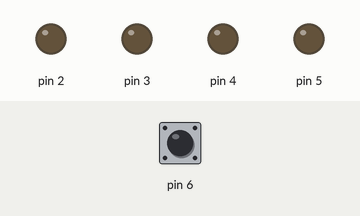
Recording of a sketch running on a simulated Arduino Uno, built with avr-gcc and run on an emulated ATmega328P. Parts: output pins drawn as LEDs (lit = HIGH). The inputs (shaded band) are chosen by the test bench; at power-on: pin 6 HIGH. Random numbers use the default seed unless the sketch sets one.

Above: at 1.2 s.
1.3 s: pin 6 pulled LOW for 0.15 s
At 4.1 s:
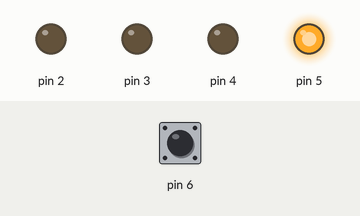
4.3 s: pin 6 pulled LOW for 1 s
At 8.0 s:
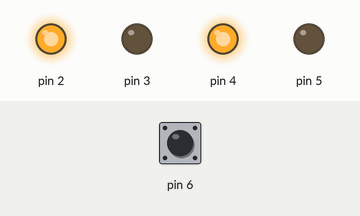
8.3 s: pin 6 pulled LOW for 3.2 s
At 8.75 s:
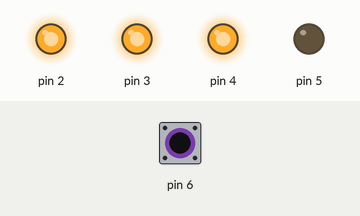
Timing chart, 0 to 11.8 s (numbered marks = the images above; inputs shaded):
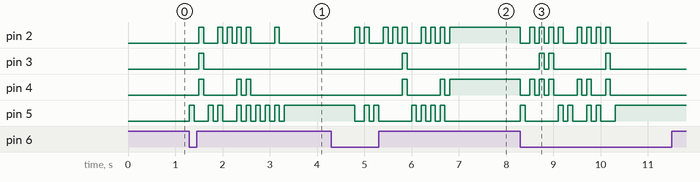

The sketch:

PracticeProblem1.ino
```cpp
void setup() {
  for(int i=2;i<=5;i++)pinMode(i,OUTPUT);
  pinMode(6,INPUT_PULLUP);
  randomSeed(analogRead(0));
}
int generateRandomNumber(){
  return random(1,1000);
  }
void lightLed(int number){
    switch(number){
      case 1:
        digitalWrite(5,HIGH);
        break;
      case 2:
        digitalWrite(2,HIGH);
        break;
      case 3:
        digitalWrite(2,HIGH);
        digitalWrite(5,HIGH);
        break;
      case 4:
        digitalWrite(2,HIGH);
        digitalWrite(4,HIGH);
        break;
      case 5:
        digitalWrite(2,HIGH);
        digitalWrite(4,HIGH);
        digitalWrite(5,HIGH);
        break;
      case 6:
        for(int i=2;i<=4;i++)digitalWrite(i,HIGH);
        break;
      }
  }
void offLed(){
  for(int i=2;i<=5;i++)digitalWrite(i,LOW);
  }
void loop() {
  if(!digitalRead(6)){
    offLed();
    for(int i=0;i<10;i++){
      lightLed((generateRandomNumber()%6)+1);
      _delay_ms(100);
      offLed();
      _delay_ms(100);
      }
      lightLed((generateRandomNumber()%6)+1);
      _delay_ms(1500);
    }
}
```

Measured:
- after the input at 1.3 s, pin 2: goes HIGH 0.10 s, LOW 0.30 s, 3 × (HIGH 0.10 s, LOW 0.10 s), HIGH 0.10 s, LOW 0.50 s, HIGH 0.10 s, then LOW, starting after 0.20 s; pin 3: LOW → HIGH after 0.20 s, → LOW 0.10 s later
- after the input at 4.3 s, pin 2: LOW → HIGH after 0.50 s, → LOW 0.10 s later, → HIGH 0.10 s later, → LOW 0.10 s later, … (17 changes in this stretch); pin 3: LOW → HIGH after 1.5 s, → LOW 0.10 s later
- after the input at 8.3 s, pin 2: goes LOW 0.20 s, 3 × (HIGH 0.10 s, LOW 0.10 s), HIGH 0.10 s, LOW 0.30 s, 3 × (HIGH 0.10 s, LOW 0.10 s), HIGH 0.10 s, then LOW, starting at once; pin 3: goes HIGH 0.10 s, LOW 0.10 s, HIGH 0.10 s, LOW 1.1 s, HIGH 0.10 s, then LOW, starting after 0.40 s
